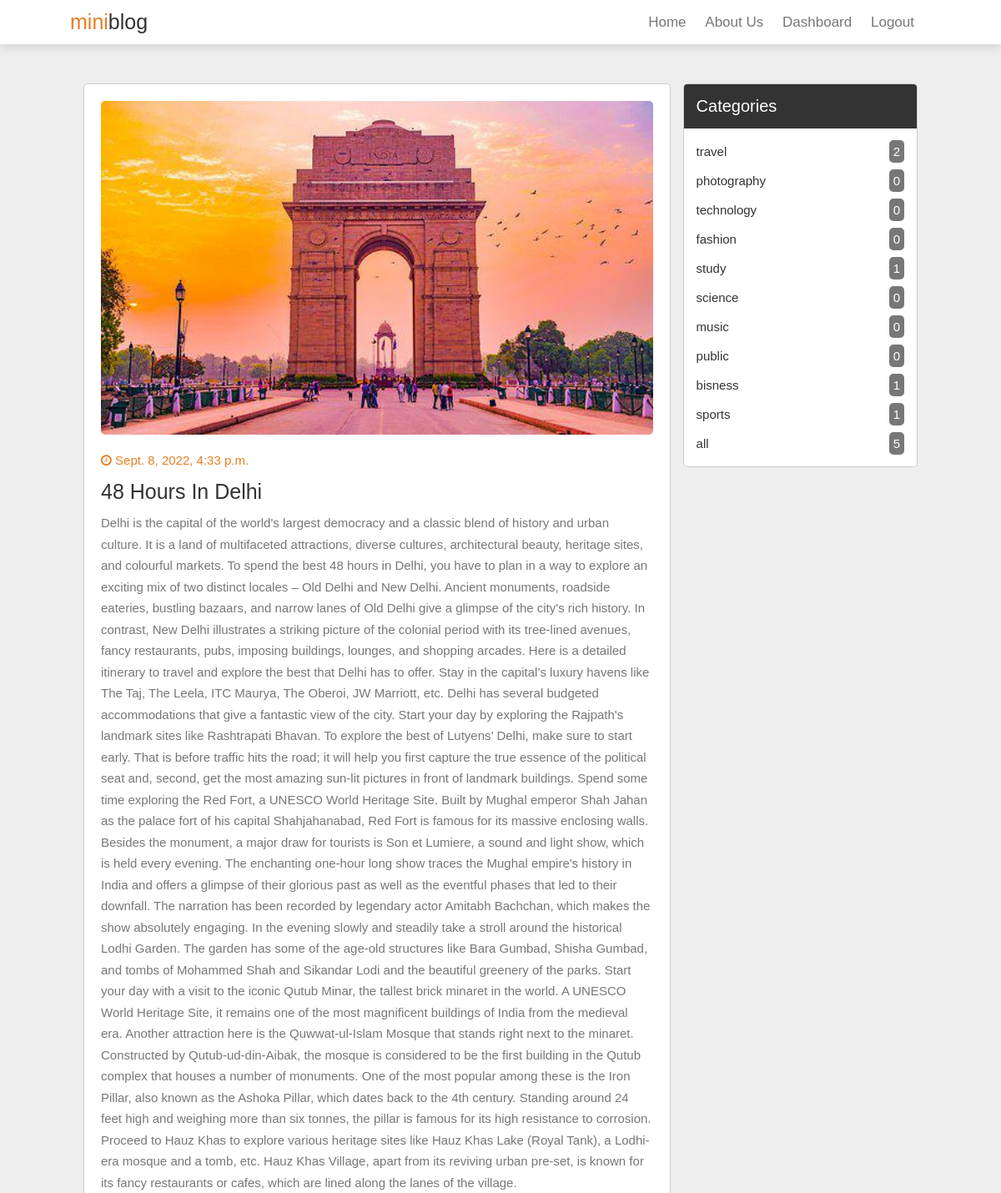
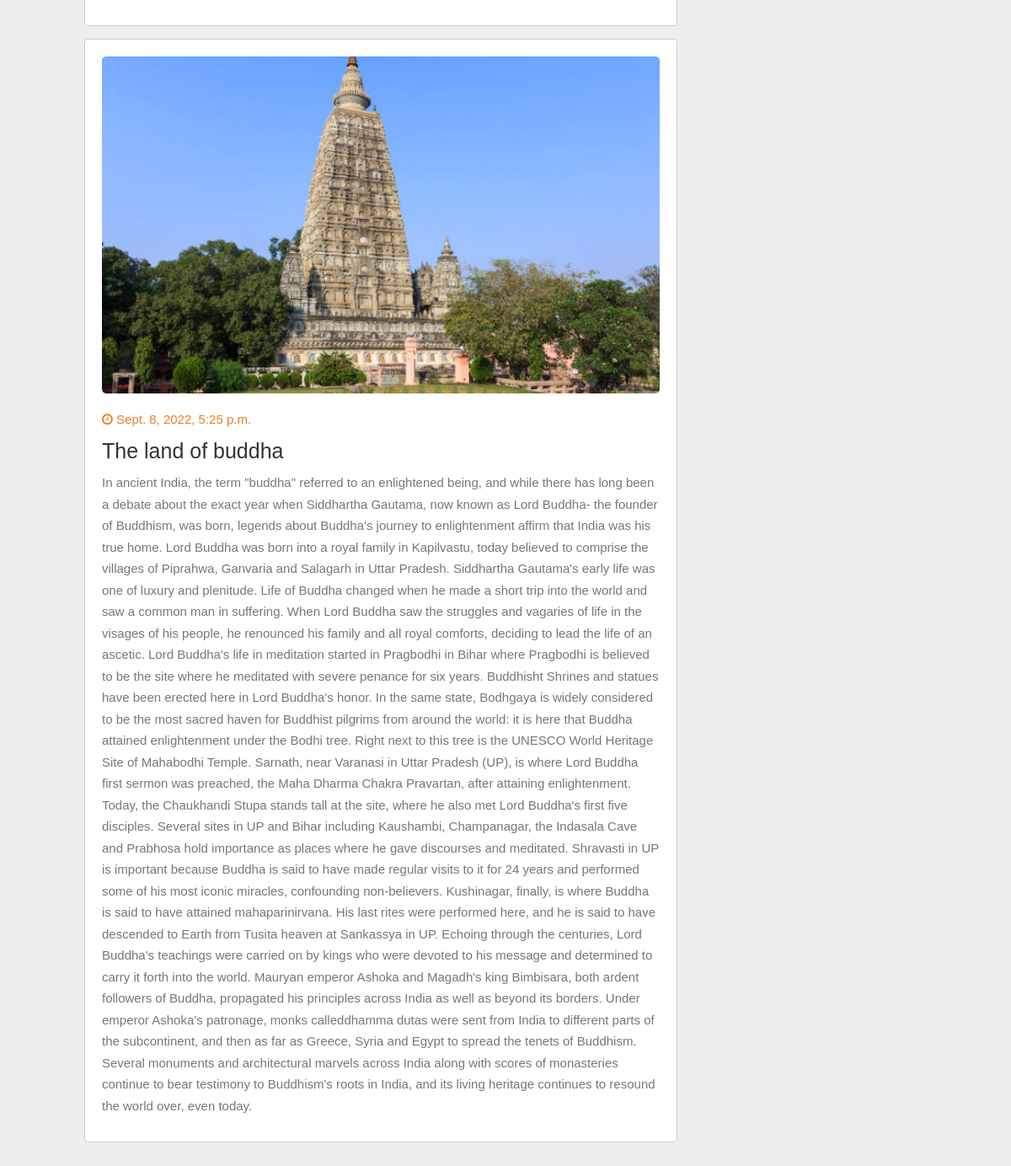
Page /?category=1 (signed in) on the committed database (2 pictures, top to bottom).
### blog/models.py (models this page shows, shortened)
class Post(models.Model):
    img = models.ImageField(upload_to='upload/image/', default=0)
    title = models.CharField(max_length=50)
    category = models.ForeignKey(Category, on_delete=models.CASCADE, default=0)
    created_date = models.DateTimeField(default=timezone.now)
    desc = models.TextField()

class Category(models.Model):
    name = models.CharField(max_length=50)

### blog/views.py (the view)
# urls.py: 2. Add a URL to urlpatterns:  path('', views.home, name='home')
def home(request):
    posts = None
    count = None
    categories = Category.objects.all()
    count = Post.objects.all().count()
    category_id = request.GET.get('category')
    if category_id:
        posts = Post.objects.filter(category=category_id)
    else:
        posts = Post.objects.all()
    return render(request, 'blog/home.html', {'posts':posts, 'categories':categories, 'count':count})

### blog/templates/blog/home.html
{% extends 'blog/base.html' %}
{% load static %}
{% block content %}
<section class="container">
    <div class="posts-container">
        {% for post in posts %}
        <div class="post">
            <img src="{{post.img.url}}" alt="" srcset="" class="image">
            <div class="date">
                <i class="fa fa-clock-o" aria-hidden="true"></i>
                <span>{{post.created_date}}</span>
            </div>
            <h3 class="title">{{post.title}}</post></h3>
            <p class="text">{{post.desc}}</p>
        </div>
        {% endfor %}
    </div>
    <div class="sidebar">
        <div class="box">
            <h3 class="title">categories</h3>
            <div class="category">
                {% for category in categories %}
                <a href="/?category={{category.id}}"> {{category.name}} <span>{{ category.post_set.count }}</span></a>
                {% endfor %}
                <a href="/"> all <span>{{count}}</span></a>
            </div>
        </div>
    </div>
</section>
{% endblock content %}

### blog/static/blog/css/style.css (style rules this page uses)
:root { --orange:#e67e22; --black:#333; --light-color:#777; --blue:rgb(119, 162, 225); --border:.1rem solid rgba(0,0,0,0.2); --box-shadow:0 .5rem 1rem rgba(0,0,0,0.1); }
* { margin: 0; padding: 0; box-sizing: border-box; outline: none; border: none; text-decoration: none; font-family: Verdana, Geneva, Tahoma, sans-serif; font-weight: lighter; }
html { font-size: 62.5%; overflow-y: scroll; scroll-behavior: smooth; scroll-padding-top: 6rem; }
.container { display: grid; grid-template-columns: 2.5fr 1fr; gap: 1.5rem; background-color: #eee; padding: 10rem; }
.container .posts-container .post { width: 100%; padding: 2rem; background: #fff; border: var(--border); border-radius: .5rem; margin-bottom: 1.5rem; }
.container .posts-container .post .image { height: 40rem; width:100%; border-radius: .5rem; object-fit: cover; }
.container .posts-container .post .date { padding-top: 2rem; font-size: 1.5rem; color: var(--orange); }
.container .posts-container .post .title { padding-top:1.5rem; font-size: 2.5rem; color: var(--black); }
.container .posts-container .post .text { font-size: 1.5rem; line-height: 1.7; padding: 1rem 0; color: var(--light-color); }
.container .sidebar .box { border: var(--border); border-radius: 0.5rem; overflow: hidden; background: #fff; margin-bottom: 1.5rem; }
.container .sidebar .box .title { padding: 1.5rem; font-size: 2rem; color: #fff; background: var(--black); text-transform: capitalize; }
.container .sidebar .box .category { padding: 1rem 1.5rem; }
.container .sidebar .box .category a { padding: .4rem 0; font-size: 1.5rem; color: var(--black); display: flex; align-items: center; justify-content: space-between; }
.container .sidebar .box .category a span { background: var(--light-color); color: #fff; border-radius: 0.5rem; padding: 0.5rem; }

### rows in the picture
Post: img (picture), created_date "Sept. 8, 2022, 4:33 p.m.", title "48 Hours In Delhi", desc "Delhi is the capital of the world's largest democracy and a classic blend of history and urban culture. It is a land of multifaceted attractions, diverse cultures, architectural beauty, heritage sites, and colourful markets. To spend the best 48 hours in Delhi, you have to plan in a way to explore an exciting mix of two distinct locales – Old Delhi and New Delhi. Ancient monuments, roadside eateries, bustling bazaars, and narrow lanes of Old Delhi give a glimpse of the city's rich history. In contrast, New Delhi illustrates a striking picture of the colonial period with its tree-lined avenues, fancy restaurants, pubs, imposing buildings, lounges, and shopping arcades. Here is a detailed…"
Post: img (picture), created_date "Sept. 8, 2022, 5:25 p.m.", title "The land of buddha", desc "In ancient India, the term \"buddha\" referred to an enlightened being, and while there has long been a debate about the exact year when Siddhartha Gautama, now known as Lord Buddha- the founder of Buddhism, was born, legends about Buddha's journey to enlightenment affirm that India was his true home. Lord Buddha was born into a royal family in Kapilvastu, today believed to comprise the villages of Piprahwa, Ganvaria and Salagarh in Uttar Pradesh. Siddhartha Gautama's early life was one of luxury and plenitude. Life of Buddha changed when he made a short trip into the world and saw a common man in suffering. When Lord Buddha saw the struggles and vagaries of life in the visages of his people,…"
Category: name "travel", post_set.count "2"
Category: name "photography", post_set.count "0"
Category: name "technology", post_set.count "0"
Category: name "fashion", post_set.count "0"
Category: name "study", post_set.count "1"
Category: name "science", post_set.count "0"
Category: name "music", post_set.count "0"
Category: name "public", post_set.count "0"
Category: name "bisness", post_set.count "1"
Category: name "sports", post_set.count "1"

### other values in the picture
{{ count }} "5"
